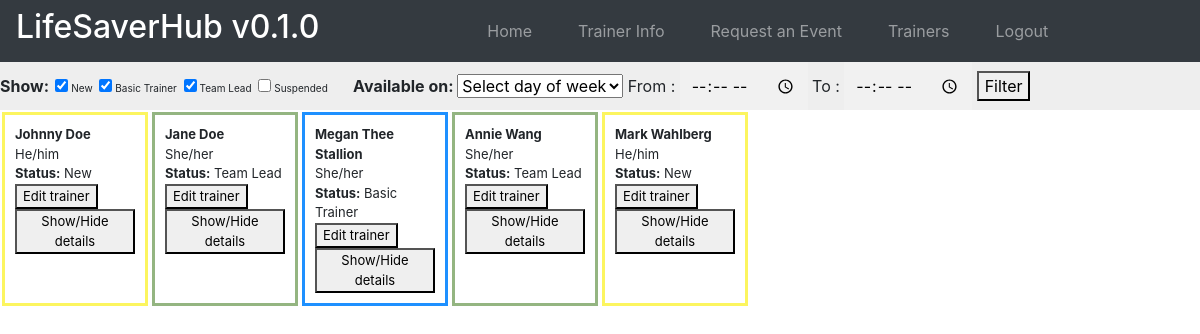
/trainer_info (signed in), run on an earlier commit of the app's database.
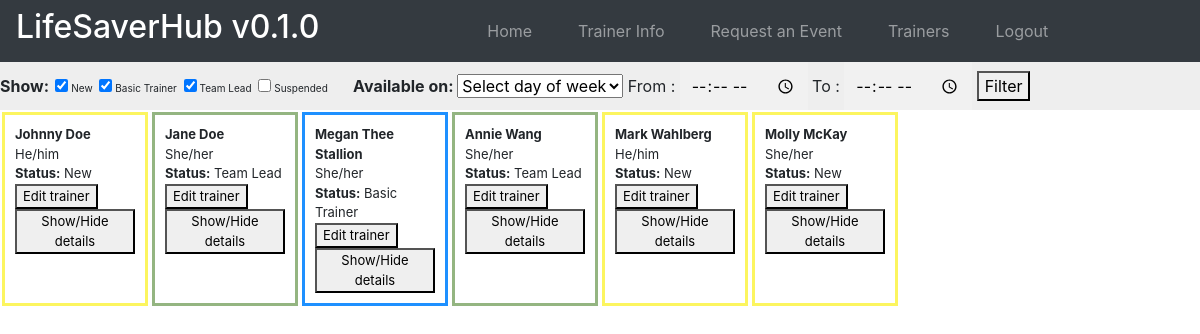
And on a later commit of the database.
### website/models.py (models this page shows)
class Trainer(db.Model):
    id = db.Column(db.Integer, primary_key=True)
    name = db.Column(db.String(50))
    nickname = db.Column(db.String(50))
    date_of_birth = db.Column(db.Date)
    pronouns = db.Column(db.String(50))
    race_ethnicity = db.Column(db.String(100))
    how_did_you_hear = db.Column(db.String(200))
    phone = db.Column(db.String(16))
    text_or_call = db.Column(db.String(16))
    email = db.Column(db.String(50))
    education = db.Column(db.String(100))
    lifesaver_skills = db.Column(db.String(500))
    relevant_exp = db.Column(db.String(500))
    heartsaver_interest = db.Column(db.String(4))
    gen_avail = db.Column(db.String(500))
    hrs_per_month = db.Column(db.Integer)
    languages = db.Column(db.String(50))
    other_info = db.Column(db.String(1500))
    documents = db.Column(db.String(256))
    status = db.Column(db.String(100))
    assignments = db.relationship('Assignment', backref = 'trainer', cascade = 'all, delete-orphan', lazy = 'dynamic')
    admin_notes = db.Column(db.String(1500))

### website/views.py (the view)
@views.route('/trainer_info', methods=['GET', 'POST'])
@login_required
def trainer_info():
    trainers = Trainer.query.all()
    '''
    for trainer in trainers:
        if trainer.gen_avail:
            trainer.gen_avail.sort(key=lambda date: date.start_date)
    '''
    trainers_data = []
    for trainer in trainers:
        trainers_data.append(trainer.name)
    return render_template("trainer_info.html", user=current_user, trainers=trainers, trainers_data=trainers_data, trainer_colors=trainer_colors)

### website/__init__.py (called while the page is built)
def create_app():
    app = Flask(__name__)
    app.config['SECRET_KEY'] = 'hjshjhdjah kjshkjdhjs'
    app.config['SQLALCHEMY_DATABASE_URI'] = f'sqlite:///{DB_NAME}'
    path = os.getcwd()
    UPLOAD_FOLDER = os.path.join(path, 'doc_uploads')
    if not os.path.isdir(UPLOAD_FOLDER):
        os.mkdir(UPLOAD_FOLDER)
    app.config['UPLOAD_FOLDER'] = UPLOAD_FOLDER
    db.init_app(app)
    from .views import views
    from .auth import auth
    app.register_blueprint(views, url_prefix='/')
    app.register_blueprint(auth, url_prefix='/')
    from .models import User
    with app.app_context():
        db.create_all()
    login_manager = LoginManager()
    login_manager.login_view = 'auth.login'
    login_manager.init_app(app)
    @login_manager.user_loader
    def load_user(id):
        return User.query.get(int(id))
    return app

### website/templates/trainer_info.html (shortened to what this page needs)
{% extends "base.html" %} {% block title %}Home{% endblock %} {% block content
    %}
    <div class="trainer-info-container">
        <ul class="filterSection">
            <strong>Show:</strong>
            <li>
                <input checked="true" type="checkbox" value="New"/>
                <label>New</label>
            </li>
            <li>
              <input checked="true" type="checkbox" value="Basic Trainer">
              <label>Basic Trainer</label>
          </li>
            <li>
                <input checked="true" type="checkbox" value="Team Lead"/>
                <label>Team Lead</label>
            </li>
            <li>
                <input type="checkbox" value="Suspended"/>
                <label>Suspended</label>
            </li>
            <strong>Available on: </strong>
            <select name="dayOfWeek" id="dayOfWeek">
              <option value="" selected>Select day of week</option>
            </select>
            <label for= "start_time">From :</label>
            <input type="time" name="start_time"/>
            <label for= "end_time">To :</label>
            <input type="time" name="end_time"/>
            <button onClick="">Filter</button>
        </ul>
        </div>
        <ul class="list-group list-group-flush" id="trainerInfoFilter">
          {% for trainer in trainers %}
          <li
            id="trainer_{{trainer.id}}"
            data-type="{{trainer.status}}"
            class="list-group-item {% if trainer.status == 'Suspended' %} hideItem {% endif %}"
            style="display: inline-block; border-width: 3px;"
          >
          <strong>{{trainer.nickname}}</strong><br>
          {{trainer.pronouns}}
          <div class="update-status"><strong>Status:</strong> {{trainer.status}} <br>
            <button id="{{trainer.name}}"class="update-trainer-option" onClick="showOrHideDropdown(this.id,'update_div')">Edit trainer</button></div>
          <div class="trainer-details">
            <button id="details_{{trainer.id}}"class="show-trainer-details" onClick="showOrHideDropdown(this.id,'trainer')">Show/Hide details</button>
          </div>
          </li>
          {% endfor %}
        </ul>
      </div>
{% endblock %}>

### website/templates/base.html (shortened to what this page needs)
<!DOCTYPE html>
<html>
  <head>
    <link
      rel="stylesheet"
      href="https://stackpath.bootstrapcdn.com/bootstrap/4.4.1/css/bootstrap.min.css"
    />
    <link
      rel="stylesheet"
      href="https://stackpath.bootstrapcdn.com/font-awesome/4.7.0/css/font-awesome.min.css"
    />
    <link rel="stylesheet" type="text/css" href="{{url_prefix}}/static/styles/web.css">
  </head>
  <body>
    <nav class="navbar navbar-expand-lg navbar-dark bg-dark">
      <div class="collapse navbar-collapse" id="navbar">
        <h2 class="logo">LifeSaverHub v0.1.0</h2>
        <div class="navbar-nav">
          {% if user.is_authenticated %}
          <a class="nav-item nav-link" id="home" href="/">Home</a>
          <a class="nav-item nav-link" id="trainer_info" href="/trainer_info">Trainer Info</a>
          <a class="nav-item nav-link" id="trainee" href="/trainee">Request an Event</a>
          <a class="nav-item nav-link" id="trainer" href="/trainer">Trainers</a>
          <a class="nav-item nav-link" id="logout" href="/logout">Logout</a>
          {% else %}
          <a class="nav-item nav-link" id="login" href="/login">Login</a>
          <a class="nav-item nav-link" id="signUp" href="/sign-up">Sign Up</a>
          {% endif %}
        </div>
      </div>
    </nav>
    <div class="container">{% block content %} {% endblock %}</div>
  </body>
</html>

### website/static/styles/web.css (style rules this page uses)
.logo { color: white; display: inline-block; margin-right: 5em; }
.navbar-nav a { margin-right: 30px; }
.container { padding: 0px !important; box-sizing: border-box !important; width: 100% !important; justify-content: center !important; align-items: center !important; max-width: none !important; }
.trainer-info-container { box-sizing: border-box !important; width: 100% !important; justify-content: center !important; align-items: center !important; max-width: none !important; }
.list-group-item { margin: 2px !important; padding: 10px !important; font-size: small; }
#trainerInfoFilter { display: grid; grid-template-columns: repeat(8, 1fr); grid-gap: 0px; }
body { margin: 0; justify-content: center; align-items: center; }
.filterSection li { list-style: none; margin: 0px; padding: 2px; font-size:10px; display: inline; }
.filterSection { margin: 0px; padding: 0px; background-color: #EEEEEE; }
input { border: 1px solid transparent; background-color: #f1f1f1; padding: 10px; font-size: 16px; }

What changed in the data, as far as the page shows it:
added Trainer: nickname "Molly McKay", pronouns "She/her", status "New"
